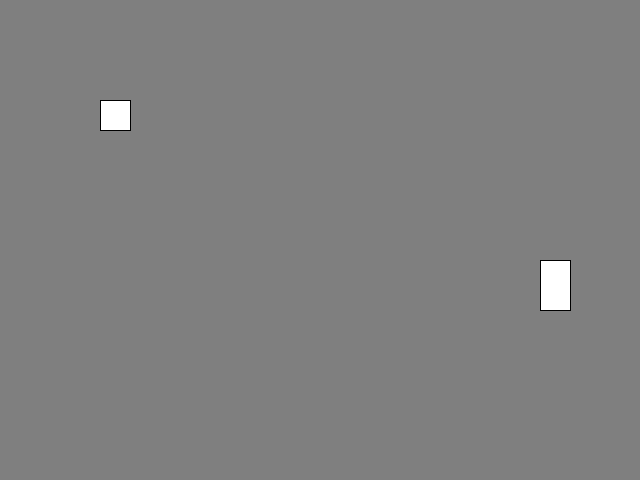
Frame 1 (no input)
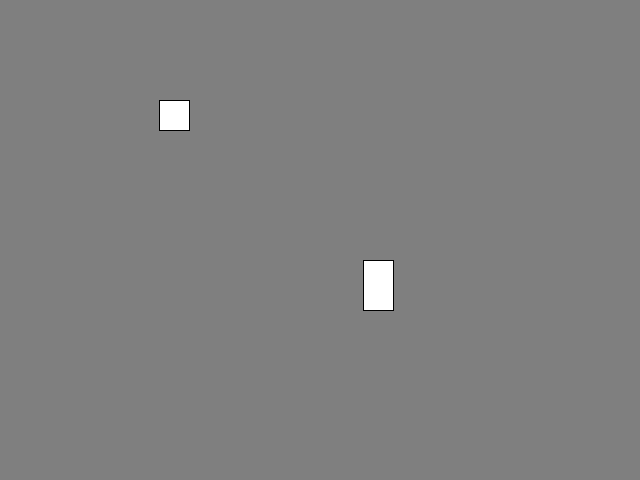
Frame 60 (the mouse pressed at the canvas centre just before this capture)
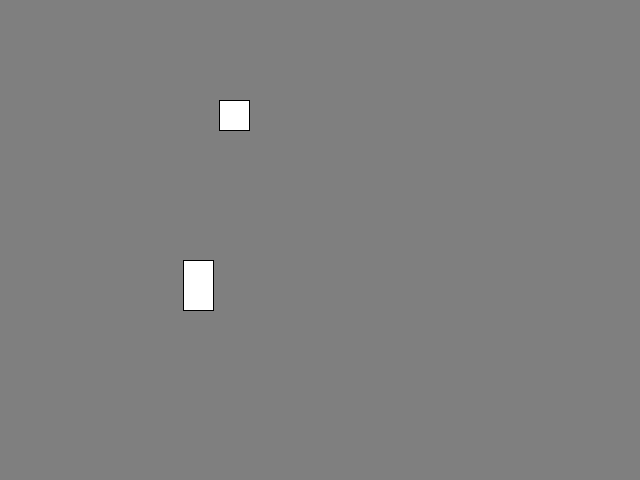
Frame 120 (the mouse held since frame 60 and released just before this capture)

The Processing sketch that drew these frames (run headless with seeded random() and noise(); from frame 60 on, the mouse is pressed at the canvas centre):

// Processing sketch: classes
// ── classes.pde
final int windowWidth = 640;
final int windowHeight = 480;

class Rectangle
{
  int x;
  int y;
  int rWidth;
  int rHeight;
  int vel;
  
  Rectangle(int x, int y, int rWidth, int rHeight, int vel)
  {
    this.x = x;
    this.y = y;
    this.rWidth = rWidth;
    this.rHeight = rHeight;
    this.vel = vel;
  }
  
  void Update()
  {
    x+=vel;
    if(vel > 0 && (x >= windowWidth || x <= -rWidth))
      x = -rWidth;
    else if(vel < 0 && (x >= windowWidth || x <= -rWidth))
      x = windowWidth;
  }
  
  void Draw()
  {
    rect(x, y, rWidth, rHeight);
  }
}

void settings()
{
  size(windowWidth, windowHeight);
}

Rectangle a;
Rectangle b;

void setup()
{
  a = new Rectangle(100, 100, 30, 30, 1);
  b = new Rectangle(540, 260, 30, 50, -3);
}

void draw()
{
  background(127);
  a.Draw();
  b.Draw();
  a.Update();
  b.Update();
}
